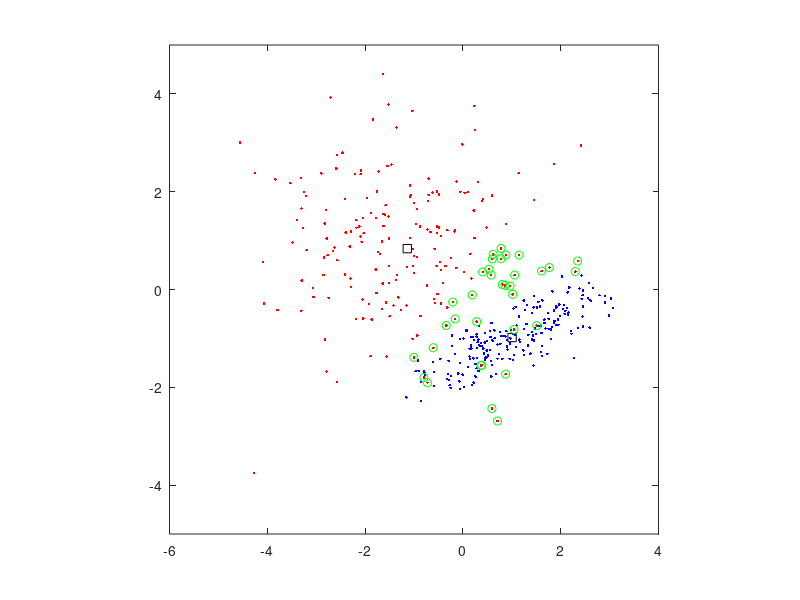

This figure's MATLAB source:
% Example Matlab script as provided with textbook:
%
%  Fundamentals of Digital Image Processing: A Practical Approach with Examples in Matlab
%  Chris J. Solomon and Toby P. Breckon, Wiley-Blackwell, 2010
%  ISBN: 0470844736, DOI:10.1002/9780470689776, http://www.fundipbook.com
%
clear; NOPTS=200;
mu1 = [1 -1]; cov1 = [.9 .4; .4 .3];              %Define mean and covariance
d1 = mvnrnd(mu1, cov1, NOPTS);                    %Training data for class 1
plot(d1(:,1),d1(:,2),'b.'); hold on;              %Plot class 1 training data
proto1=mean(d1); plot(proto1(1),proto1(2),'ks');  %Calculate & plot prototype 1
 
mu2 = [-1 1]; cov2 = [2 0; 0 2];                  %Define mean and covariance
d2 = mvnrnd(mu2, cov2, NOPTS);                    %Training data for class 1
plot(d2(:,1),d2(:,2),'r.');                       %Plot class 2 training data
proto2=mean(d2); plot(proto2(1),proto2(2),'ks');  %Calculate & plot prototype 2
axis([-6 4 -5 5]); axis square;
 
for i=1:NOPTS
  if norm(d2(i,:)-proto2,2) > norm(d2(i,:)-proto1,2)  %Misclassified points
       plot(d2(i,1),d2(i,2),'go');                    %Plot in green circle
    end
end


